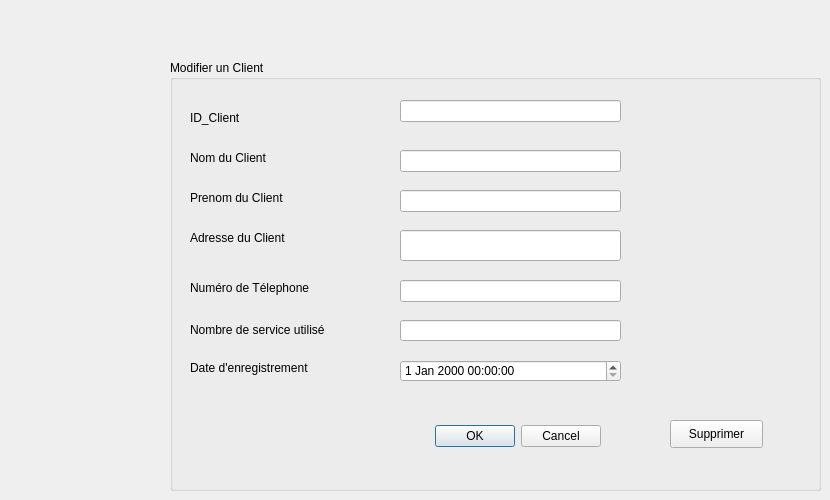
      <widget class="QWidget" name="tab_7">
       <attribute name="title">
        <string>Modifier</string>
       </attribute>
       <widget class="QGroupBox" name="groupBox_2">
        <property name="geometry">
         <rect>
          <x>170</x>
          <y>60</y>
          <width>651</width>
          <height>431</height>
         </rect>
        </property>
        <property name="title">
         <string>Modifier un Client</string>
        </property>
        <widget class="QLabel" name="labelclient_5">
         <property name="geometry">
          <rect>
           <x>20</x>
           <y>50</y>
           <width>81</width>
           <height>16</height>
          </rect>
         </property>
         <property name="text">
          <string>ID_Client</string>
         </property>
        </widget>
        <widget class="QLabel" name="labelclient">
         <property name="geometry">
          <rect>
           <x>20</x>
           <y>90</y>
           <width>111</width>
           <height>16</height>
          </rect>
         </property>
         <property name="text">
          <string>Nom du Client</string>
         </property>
        </widget>
        <widget class="QLabel" name="labelclient_2">
         <property name="geometry">
          <rect>
           <x>20</x>
           <y>130</y>
           <width>131</width>
           <height>16</height>
          </rect>
         </property>
         <property name="text">
          <string>Prenom du Client</string>
         </property>
        </widget>
        <widget class="QLabel" name="labelclient_4">
         <property name="geometry">
          <rect>
           <x>20</x>
           <y>170</y>
           <width>121</width>
           <height>16</height>
          </rect>
         </property>
         <property name="text">
          <string>Adresse du Client</string>
         </property>
        </widget>
        <widget class="QLabel" name="labelclient_3">
         <property name="geometry">
          <rect>
           <x>20</x>
           <y>220</y>
           <width>161</width>
           <height>16</height>
          </rect>
         </property>
         <property name="text">
          <string>Numéro de Télephone</string>
         </property>
        </widget>
        <widget class="QLabel" name="labelclient_6">
         <property name="geometry">
          <rect>
           <x>20</x>
           <y>300</y>
           <width>161</width>
           <height>16</height>
          </rect>
         </property>
         <property name="text">
          <string>Date d'enregistrement</string>
         </property>
        </widget>
        <widget class="QLineEdit" name="m_idclient">
         <property name="geometry">
          <rect>
           <x>230</x>
           <y>40</y>
           <width>221</width>
           <height>22</height>
          </rect>
         </property>
        </widget>
        <widget class="QLineEdit" name="m_nomclient">
         <property name="geometry">
          <rect>
           <x>230</x>
           <y>90</y>
           <width>221</width>
           <height>22</height>
          </rect>
         </property>
        </widget>
        <widget class="QLineEdit" name="m_prenomclient">
         <property name="geometry">
          <rect>
           <x>230</x>
           <y>130</y>
           <width>221</width>
           <height>22</height>
          </rect>
         </property>
        </widget>
        <widget class="QLineEdit" name="m_adresseclient">
         <property name="geometry">
          <rect>
           <x>230</x>
           <y>170</y>
           <width>221</width>
           <height>31</height>
          </rect>
         </property>
        </widget>
        <widget class="QLineEdit" name="m_telclient">
         <property name="geometry">
          <rect>
           <x>230</x>
           <y>220</y>
           <width>221</width>
           <height>22</height>
          </rect>
         </property>
        </widget>
        <widget class="QDateTimeEdit" name="m_dateclient">
         <property name="geometry">
          <rect>
           <x>230</x>
           <y>300</y>
           <width>221</width>
           <height>22</height>
          </rect>
         </property>
        </widget>
        <widget class="QLabel" name="labelclient_7">
         <property name="geometry">
          <rect>
           <x>20</x>
           <y>260</y>
           <width>171</width>
           <height>20</height>
          </rect>
         </property>
         <property name="text">
          <string>Nombre de service utilisé</string>
         </property>
        </widget>
        <widget class="QLineEdit" name="m_nbserviceclient">
         <property name="geometry">
          <rect>
           <x>230</x>
           <y>260</y>
           <width>221</width>
           <height>21</height>
          </rect>
         </property>
        </widget>
        <widget class="QDialogButtonBox" name="buttonBox_Visite_modif">
         <property name="geometry">
          <rect>
           <x>90</x>
           <y>360</y>
           <width>341</width>
           <height>32</height>
          </rect>
         </property>
         <property name="orientation">
          <enum>Qt::Horizontal</enum>
         </property>
         <property name="standardButtons">
          <set>QDialogButtonBox::Cancel|QDialogButtonBox::Ok</set>
         </property>
        </widget>
        <widget class="QPushButton" name="boutonsuppclient">
         <property name="geometry">
          <rect>
           <x>500</x>
           <y>360</y>
           <width>93</width>
           <height>28</height>
          </rect>
         </property>
         <property name="text">
          <string>Supprimer</string>
         </property>
        </widget>
       </widget>
      </widget>
